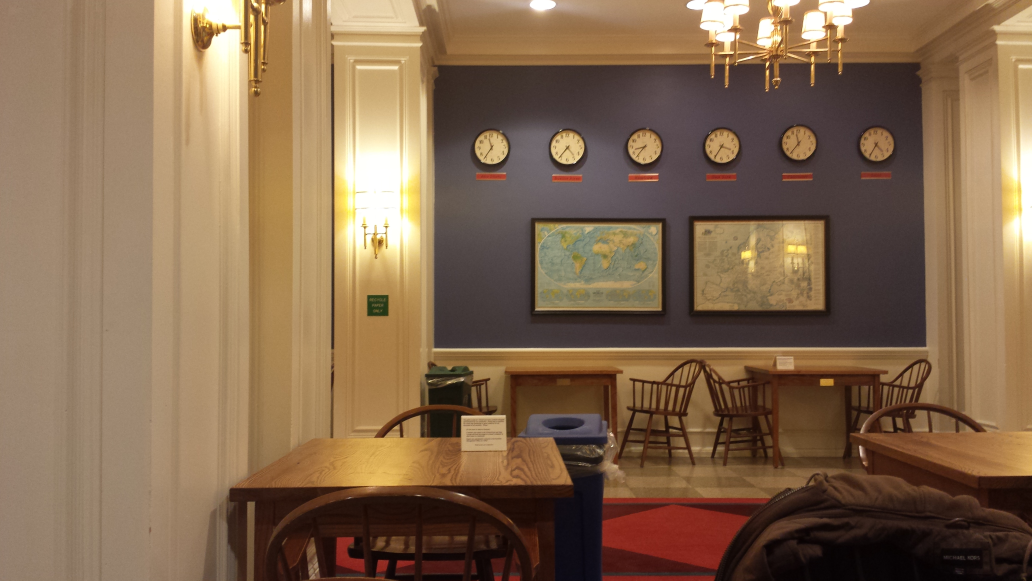
//> input picture align/img1.jpg, 4128 x 2322 px (shown at 1/4 size); its folder holds 2 pictures in this run
$ ./main   (built with g++ and OpenCV 4)
//> lines starting //> are read from the running program, lines starting //| are printed output that depends on the picture; after the words box and inside, x2 and y2 are one past the last pixel; in counts of white or black regions, pixels touching at a corner belong together
#include "commonHeaders.h"


int x_coord=-1;
int y_coord=-1;

//Plots a green dot around point (x,y)
// [44 lines left out: functions plot, toGray, not called in this run]


Mat lap_dir(Mat img, int direction)
{
	int cols = img.cols;
	int rows = img.rows;

	Mat img_filtered;

	if (direction%2)
	{
		float vertical_fk[1][3] = {1,-2,1};
		Mat filter_kernel = Mat(1, 3, CV_32FC1, vertical_fk);
		filter2D(img, img_filtered, -1, filter_kernel);
	}
	else
	{
		float horizontal_fk[3][1] = {{1}, {-2}, {1}};
		Mat filter_kernel = Mat(3, 1, CV_32FC1, horizontal_fk);
		filter2D(img, img_filtered, -1, filter_kernel);
	}


	return img_filtered;

}

// [18 lines left out: function CallBackFunc, not called in this run]

void alignToPrevImage(Mat imgPrevUnAlligned,Mat imgNextUnAlligned, Mat &imgPrev,Mat &imgNext){
		int rows=imgPrevUnAlligned.rows;
		int cols=imgPrevUnAlligned.cols;
		int chans=imgPrevUnAlligned.channels();

		cout << "cols " << cols << " rows " << rows <<  " chans " << chans << endl;

		unsigned char * imgPrevPtr = (unsigned char *)imgPrevUnAlligned.data;
		unsigned char * imgNextPtr = (unsigned char *)imgNextUnAlligned.data;

		int iOff = 0;
		int jOff = 0;
		int blockSize = 70;
		int Wind = 100;
		float s = 1.3;

		int jStop = (rows/s + Wind);
		int iStop = (cols/s + Wind);
		int jStart = (rows/s - Wind);
		int iStart = (cols/s - Wind);
		int jRef = (jStart + jStop)/2;
		int iRef = (iStart + iStop)/2;

		//Create the window from which the template is to be matched.
		Mat windImg;
		Rect window(iRef-Wind/2,jRef-Wind/2,Wind,Wind);
		imgNextUnAlligned(window).copyTo(windImg);
		windImg = imgNextUnAlligned;

		//namedWindow("window Image",CV_WINDOW_NORMAL);
		//imshow("window Image",windImg);
		//cvWaitKey(0);

		//Create the template
		Mat templateImage;
		Rect temp(iRef-blockSize/2,jRef-blockSize/2,blockSize,blockSize);
		imgPrevUnAlligned(temp).copyTo(templateImage);

		//namedWindow("window Image",CV_WINDOW_NORMAL);
		//imshow("window Image",templateImage);
		//cvWaitKey(0);

		int r_cols = windImg.cols-templateImage.cols+1;
		int r_rows = windImg.rows-templateImage.rows+1;
		Mat result(r_cols,r_rows,CV_32FC1);
		matchTemplate(windImg,templateImage,result,CV_TM_CCORR_NORMED);

		double minVal;
		double maxVal;
		Point minLoc;
		Point maxLoc;
		Point matchLoc;
		minMaxLoc(result,&minVal,&maxVal,&minLoc,&maxLoc,Mat());

		matchLoc = maxLoc;
		//rectangle(windImg,matchLoc,Point(matchLoc.x+templateImage.cols,matchLoc.y+templateImage.rows),Scalar::all(0),2,4,0);
		//rectangle(result,matchLoc,Point(matchLoc.x+templateImage.cols,matchLoc.y+templateImage.rows),Scalar::all(0),2,4,0);

		iOff =-( matchLoc.x -iRef+blockSize/2);
		jOff = -(matchLoc.y - jRef+blockSize/2);
		cout << iOff << "," << jOff << endl;


		int newH = imgPrevUnAlligned.rows - abs(jOff);
		int newW = imgPrevUnAlligned.cols - abs(iOff);

		Rect prevBounds(iOff > 0? iOff : 0, jOff < 0? 0 : jOff,newW,newH);
		imgPrevUnAlligned(prevBounds).copyTo(imgPrev);

		Rect nextBounds(iOff > 0? 0 : -iOff, jOff < 0? -jOff : 0,newW,newH);
		imgNextUnAlligned(nextBounds).copyTo(imgNext);

		// [12 lines of commented-out code are left out]

}

int main()
{

	int N = 2;
	Mat imageStack[N];
	Mat grayStack[N];
	Mat focal_Measure[N];


	Mat lap_x;
	Mat lap_y;


	// kernel for boosting intensity of modified laplacian
	float kernel[3][3] = {{1,1,1}, {1,1,1}, {1,1,1}};
	Mat boostingFilter = Mat(3, 3, CV_32FC1, kernel);
	//Load the image stack and convert it to grayscale.
	//TODO !
	//Loaded images in unint8. Consider changing them to float during grayscale
	//Conversion for arithmetic precision.
	for(int i = 0; i < N; i++){
		char buffer[50];
		sprintf(buffer,"align/img%d.jpg",i+1);
		imageStack[i] = imread(buffer);
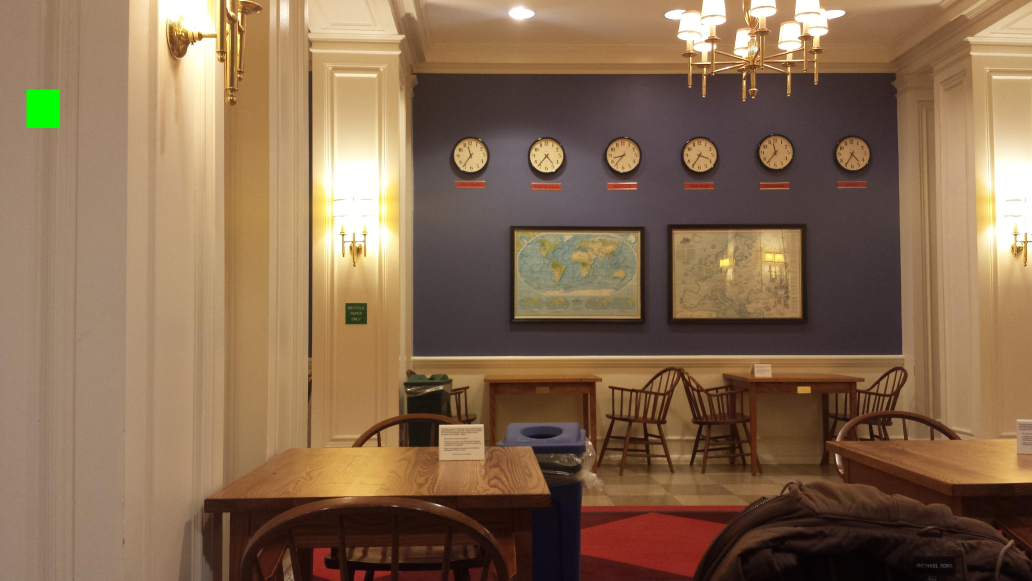
//> input picture align/img2.jpg, 4128 x 2322 px (shown at 1/4 size)

		if(imageStack[i].cols > 1000 || imageStack[i].rows > 1000){

			float scale = 1.0/(max(imageStack[i].rows,imageStack[i].cols)/1000+1);
			Mat resizedImg;

			resize(imageStack[i],resizedImg,Size(0,0),scale,scale,CV_INTER_AREA);
			imageStack[i] = resizedImg;
		}


		if(!imageStack[i].data){
			cerr << "Could not open or find the image" << endl;
			exit(0);
		}

		if(i>0){
			Mat imgPrev;
			Mat imgNext;

			alignToPrevImage(imageStack[i-1],imageStack[i],imgPrev,imgNext);
			imageStack[i-1] = imgPrev;
			imageStack[i] = imgNext;

			// [7 lines of commented-out code are left out]
		}

	}

	for(int i = 0; i < N; i++){

		char buffer[50];
		sprintf(buffer,"align/img%d.jpg",i+1);
		int rows;
		int cols;

		rows=focal_Measure[0].rows;
		cols=focal_Measure[0].cols;

		//Create a new Gray scale image

		Mat grayImg;// = toGray(imageStack[i] );
		Mat grayImgFloat;
		cvtColor(imageStack[i],grayImg,CV_BGR2GRAY,1);
		grayImg.convertTo(grayImgFloat,CV_32FC1,1/255.0);
		grayStack[i] = grayImgFloat;

		namedWindow(buffer,WINDOW_AUTOSIZE);
		imshow(buffer,grayImgFloat);
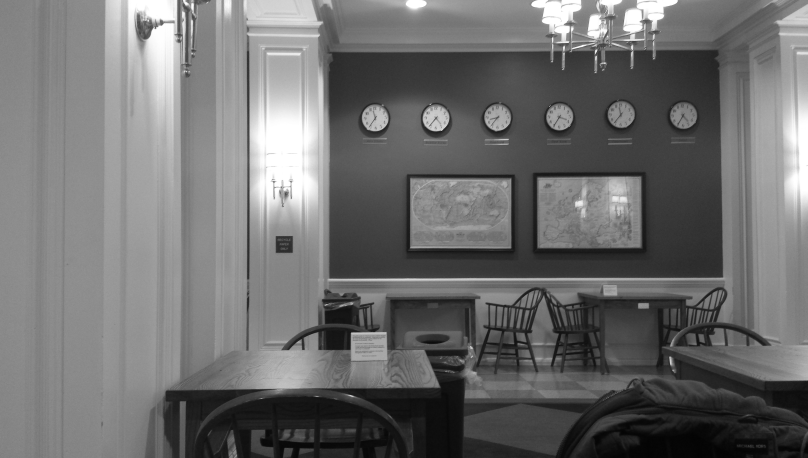
//> window 'align/img1.jpg': 458 rows x 808 cols, CV_8UC1; min 3, max 255, mean 110
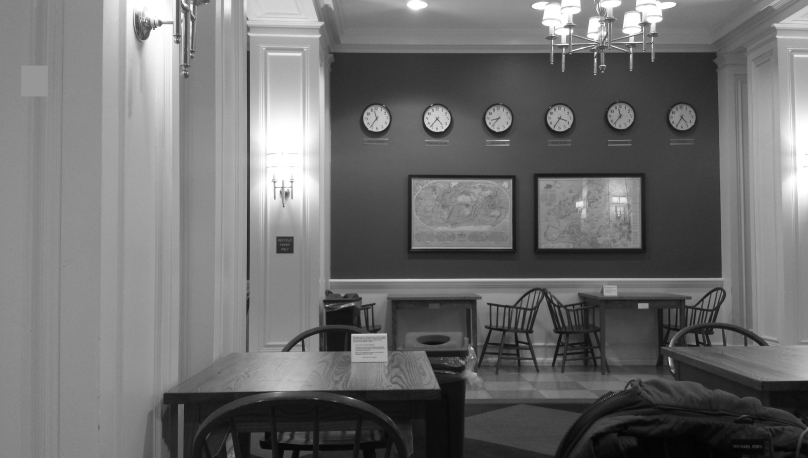
//> window 'align/img2.jpg': 458 rows x 808 cols, CV_8UC1; min 2, max 255, mean 110.7
		waitKey(0);


		//sid
		Mat gray_image;
 		//cvtColor( imageStack[i], gray_image, CV_BGR2GRAY );
 		//grayStack[i]=gray_image;

		lap_x=lap_dir(grayStack[i],0);
		lap_y=lap_dir(grayStack[i],1);


		lap_x=abs(lap_x);
		lap_y=abs(lap_y);


		Mat modLaplacian;
		addWeighted(lap_x,1,lap_y,1,0.0,modLaplacian);


		// commented out-- Sid
		// Size ksize(9,9);
		// float sigma = 10.0;
		// Mat modLapSmooth;
		// GaussianBlur(modLaplacian,modLapSmooth,ksize,sigma);


		//siddhartha - 2-May

		//locally boosting all pixel intensities based on a 3X3 neighborhood
		Mat boosted;
		filter2D(modLaplacian, boosted, -1, boostingFilter);


		//averaging values of the focal measure: average filter preferred ouver gaussian filter as gaussian does not resolve the issue of noisy patches
		Size ksize(19,19);
		Mat modLapSmooth;
		boxFilter(boosted,modLapSmooth,-1,ksize);


		focal_Measure[i]=modLapSmooth;

		continue;


		namedWindow(buffer,WINDOW_AUTOSIZE);
		imshow(buffer,modLapSmooth);
		waitKey(0);


	}

	for(int i = 0; false && i < N ; i++){
		int u = 100;
		int v = 200;
		cout<< focal_Measure[i].at<float>(u,v)<<endl;
	}


	int rows;
	int cols;

	rows=focal_Measure[0].rows;
	cols=focal_Measure[0].cols;

	cout<<focal_Measure[0].rows<<endl;
	cout<<focal_Measure[0].cols<<endl;

	Mat focusMap= Mat::zeros( rows, cols, CV_8UC1);
	int  maxK;
	double maxVal;
	double tempVal;


	for(int y = 0; y < rows; y++)
	{
	  	for(int x = 0; x < cols; x++)
	  	{

	  		//Iterate over all the images on the stack and get the one in focus.
	  		maxK=0;
	  		maxVal=focal_Measure[0].at<float>(y,x);
	 		for(int k =1; k< N; k++)
	 		{
	 			tempVal=focal_Measure[k].at<float>(y,x);
	 			// cout<<tempVal<<endl;
	 			if(tempVal>maxVal)
	 			{
	 				maxK=k;
	 				maxVal=tempVal;
	 			}
	  		}
	  		focusMap.at<uchar>(y,x)=maxK;		//TODO take out this scale factor. For visialization and debug
	  	}

 	}

 	//commenting out- Sid ; taken care of smoothing by forming modLapsmooth
	//Focus does not change rapidly among objects.
	//Smooth it!
	// Size ksize(9,9);
	// float sigma = 12.0;
	// Mat focusMapSmooth;
	// GaussianBlur(focusMap,focusMapSmooth,ksize,sigma);

	namedWindow("focusMap",WINDOW_AUTOSIZE);
	imshow("focusMap",focusMap);
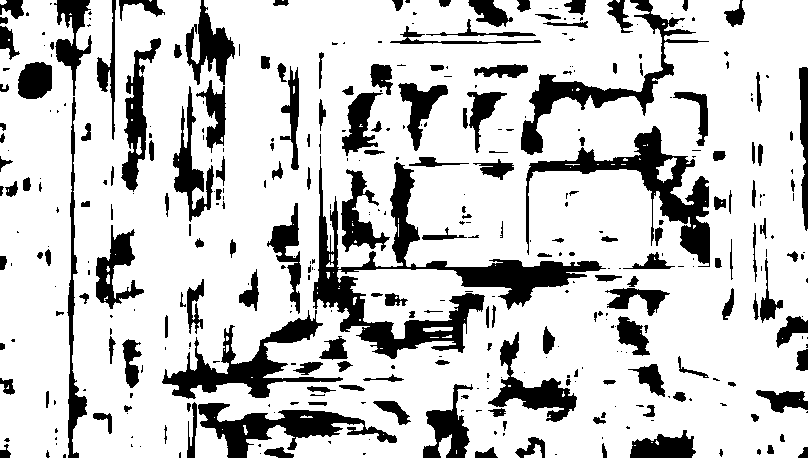
//> window 'focusMap': 458 rows x 808 cols, CV_8UC1; values 0 (black) and 1 (white), 78.8% white; 392 black regions (209 under 20 px), largest, box (x1, y1, x2, y2) and area: (313, 156, 606, 359) 11199, (526, 126, 710, 267) 5760, (162, 310, 343, 399) 4335
	waitKey(0);

	namedWindow("result",WINDOW_AUTOSIZE);
	setMouseCallback("result", CallBackFunc, NULL);
	imshow("result",imageStack[0]);
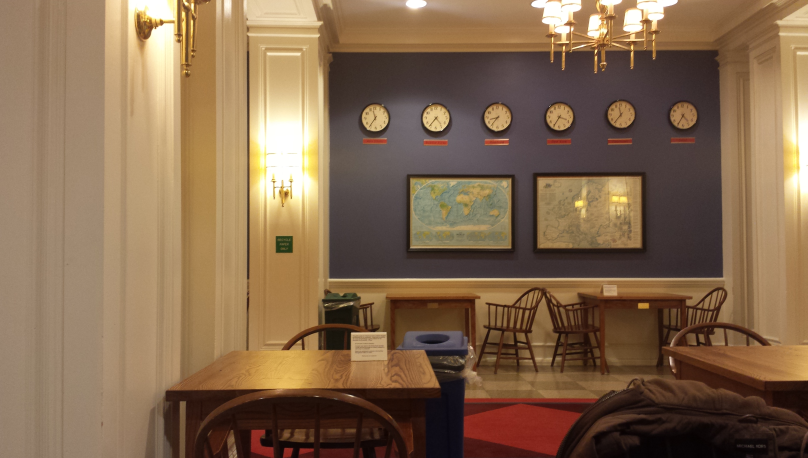
//> window 'result': 458 rows x 808 cols, CV_8UC3; mean B, G, R 78.3, 104.9, 131.9

	int previos=0;
	int current=0;
	int step;
	int i;
	//press ctrl+ mouse click to exit
	while(1)
	{
		while (x_coord == -1 && y_coord == -1) cvWaitKey(100);

		if(x_coord==0)
			return 0;

		//cout<<"coords found:  "<<endl<<x_coord<<endl<<y_coord<<endl;
		current=focusMap.at<uchar>(y_coord,x_coord);

		step=current-previos;

		if(step<1)
		{
			for(i=previos; i>=current;i--)
			{
				imshow("result",imageStack[i]);
				cvWaitKey(2);
			}

		}

		else
		{
			for(i=previos; i<=current; i++)
			{
				imshow("result",imageStack[i]);
				cvWaitKey(2);
			}


		}


		//cout<<endl<<step<<endl;

		previos=current;


		x_coord=-1;
		y_coord =-1;
		while (x_coord == -1 && y_coord == -1) cvWaitKey(100);
	}

	return 0;
}
